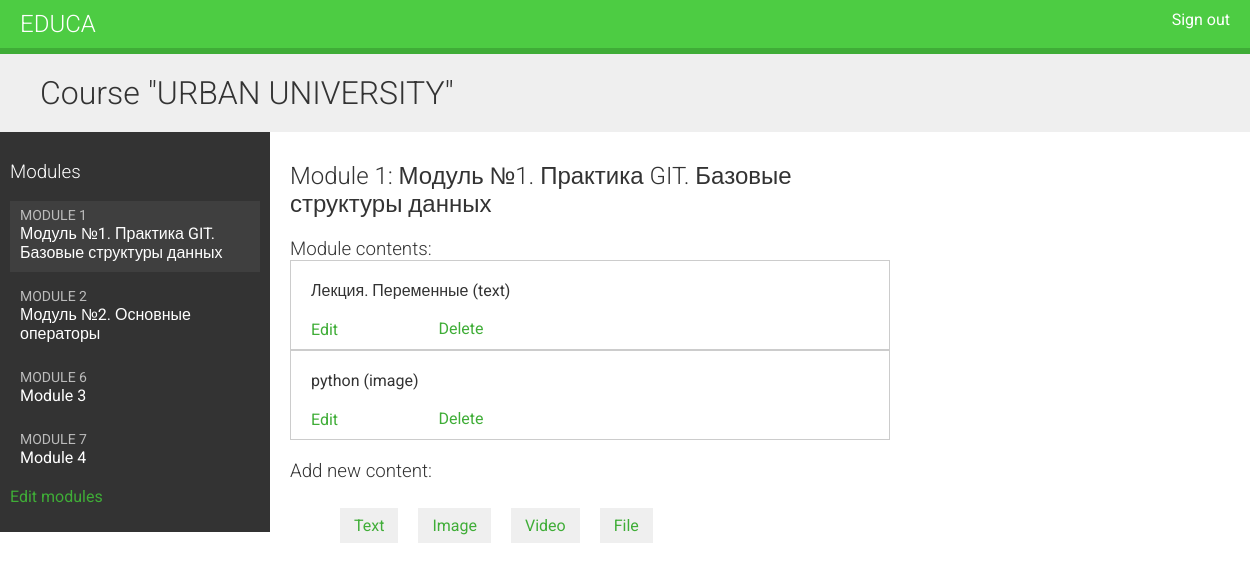
The page /course/module/1/ (signed in) on the database its author committed.
### courses/models.py (models this page shows, shortened)
class Course(models.Model):
    owner = models.ForeignKey(User,
                              related_name='courses_created',
                              on_delete=models.CASCADE)
    subject = models.ForeignKey(Subject,
                                related_name='courses',
                                on_delete=models.CASCADE)
    title = models.CharField(max_length=200)
    slug = models.SlugField(max_length=200, unique=True)
    overview = models.TextField()
    created = models.DateTimeField(auto_now_add=True)
    students = models.ManyToManyField(User,
                                      related_name='courses_joined',
                                      blank=True)
    class Meta:
        ordering = ['-created']

class Module(models.Model):
    course = models.ForeignKey(Course,
                               related_name='modules',
                               on_delete=models.CASCADE)
    title = models.CharField(max_length=200)
    description = models.TextField(blank=True)
    order = OrderField(blank=True, for_fields=['course'])
    class Meta:
        ordering = ['order']

class Content(models.Model):
    module = models.ForeignKey(Module,
                               related_name='contents',
                               on_delete=models.CASCADE)
    content_type = models.ForeignKey(ContentType,
                                     on_delete=models.CASCADE,
                                     limit_choices_to={'model__in':(
                                     'text',
                                     'video',
                                     'image',
                                     'file')})
    object_id = models.PositiveIntegerField()
    item = GenericForeignKey('content_type', 'object_id')
    order = OrderField(blank=True, for_fields=['module'])
    class Meta:
        ordering = ['order']

class ItemBase(models.Model):
    owner = models.ForeignKey(User,
                              related_name='%(class)s_related',
                              on_delete=models.CASCADE)
    title = models.CharField(max_length=250)
    created = models.DateTimeField(auto_now_add=True)
    updated = models.DateTimeField(auto_now=True)
    class Meta:
        abstract = True
    def __str__(self):
        return self.title

class Text(ItemBase):
    content = models.TextField()

class Image(ItemBase):
       file = models.FileField(upload_to='images')

### courses/views.py (the view)
class ModuleContentListView(TemplateResponseMixin, View):
    template_name = 'courses/manage/module/content_list.html'
    def get(self, request, module_id):
        module = get_object_or_404(Module,
                                   id=module_id,
                                   course__owner=request.user)
        return self.render_to_response({'module': module})

### courses/templatetags/course.py (called while the page is built)
@register.filter
def model_name(obj):
    try:
        return obj._meta.model_name
    except AttributeError:
        return None

### courses/templates/courses/manage/module/content_list.html (shortened to what this page needs)
{% extends "base.html" %}
{% load course %}
{% block content %}
{% with course=module.course %}
  <h1>Course "{{ course.title }}"</h1>
  <div class="contents">
    <h3>Modules</h3>
    <ul id="modules">
      {% for m in course.modules.all %}
        <li data-id="{{ m.id }}" {% if m == module %}class="selected"{% endif %}>
          <a href="{% url "module_content_list" m.id %}">
            <span>
              Module <span class="order">{{ m.order|add:1 }}</span>
            </span>
            <br>
            {{ m.title }}
          </a>
        </li>
      {% empty %}
        <li>No modules yet.</li>
      {% endfor %}
    </ul>
    <p><a href="{% url "course_module_update" course.id %}">
    Edit modules</a></p>
  </div>
  <div class="module">
    <h2>Module {{ module.order|add:1 }}: {{ module.title }}</h2>
    <h3>Module contents:</h3>
    <div id="module-contents">
      {% for content in module.contents.all %}
        <div data-id="{{ content.id }}">
          {% with item=content.item %}
            <p>{{ item }} ({{ item|model_name }})</p>
            <a href="{% url "module_content_update" module.id item|model_name item.id %}">
              Edit
            </a>
            <form action="{% url "module_content_delete" content.id %}" method="post">
              <input type="submit" value="Delete">
            </form>
            {% endwith %}
        </div>
      {% empty %}
        <p>This module has no contents yet.</p>
      {% endfor %}
    </div>
    <h3>Add new content:</h3>
    <ul class="content-types">
      <li>
        <a href="{% url "module_content_create" module.id "text" %}">Text</a>
      </li>
      <li>
        <a href="{% url "module_content_create" module.id "image" %}">Image</a>
      </li>
      <li>
        <a href="{% url "module_content_create" module.id "video" %}">Video</a>
      </li>
      <li>
        <a href="{% url "module_content_create" module.id "file" %}">File</a>
      </li>
    </ul>
  </div>
{% endwith %}
{% endblock %}

### courses/static/css/base.css (style rules this page uses)
body { margin:0; font-family:'Roboto', sans-serif; font-weight:400; color:#333; }
a { color:#3fad37; text-decoration:none; }
ul { float:left; }
h1, h2, h3, h4, h5, h6 { font-family:'Roboto', sans-serif; font-weight:300; }
h1 { background:#efefef; width:100%; overflow:auto; padding:20px 0 20px 40px; margin:0; }
.module { padding:10px 20px; float:left; width:600px; }
.module h3 { margin:20px 0 0; padding:0; width:100%; }
.module p { margin:10px 0 20px; width:100%; float:left; }
.contents { width:20%; padding:10px; float:left; background:#333; color: #fff; font-family:'Roboto', sans-serif; }
.contents ul { list-style:none; margin:0; padding:0; width:100%; }
.contents ul li { margin:0 0 10px 0; padding:4px 10px 10px; overflow:auto; cursor:move; }
.contents ul li.selected { background:#3f3f3f; }
.contents ul span { text-transform:uppercase; color:#bbb; font-size:14px; }
.contents ul a { display:block; color:#fff; text-decoration:none; }
ul.content-types li { list-style:none; float:left; margin:10px; background:#efefef; padding:8px 14px; }
input, select, textarea { border:1px solid #ccc; border-bottom:3px solid #ccc; padding:8px 12px; font-size:16px; font-family:'Roboto', sans-serif; float:left; clear:both; width:300px; }
input[type=submit], a.button { border-radius:5px; background:#4dcc43; color:#fff; font-size:16px; text-transform:uppercase; border:none; padding:10px 20px; margin:20px 0; }
#module-contents div { padding:10px 20px; border:1px solid #ccc; background:#fff }
#module-contents form { margin:0; padding:0; }
#module-contents input[type=submit] { color:#3fad37; background:none; margin:-20px 0 0; padding:0; float:left; text-transform:none; }

### rows shown on the page
Course: title "URBAN UNIVERSITY"
Module: order|add "1", title "Модуль №1. Практика GIT. Базовые структуры данных"
Module: order|add "2", title "Модуль №2. Основные операторы"
Module: order|add "6", title "Module 3"
Module: order|add "7", title "Module 4"
Content: item "Лекция. Переменные", item|model_name "text"
Content: item "python", item|model_name "image"
